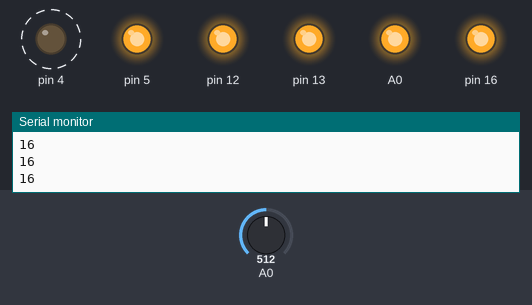
The sketch below on a simulated Arduino Uno, built with avr-gcc and run on an emulated ATmega328P. Parts: output pins drawn as LEDs (lit = HIGH), the last lines printed to the serial monitor. Dashed ring = blinking. The test bench sets the inputs (shaded band); at power-on: A0 = 512.

Above: at 1.3 s.
1.4 s: A0 set to 487
At 2.06 s:
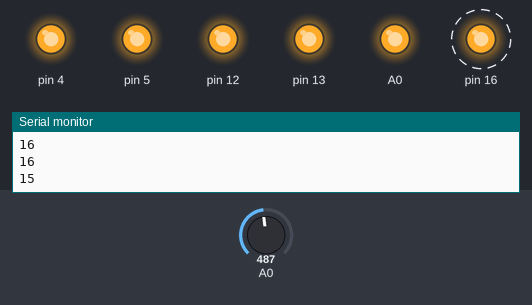
4.5 s: A0 set to 450
7.6 s: A0 set to 423
At 9.1 s:
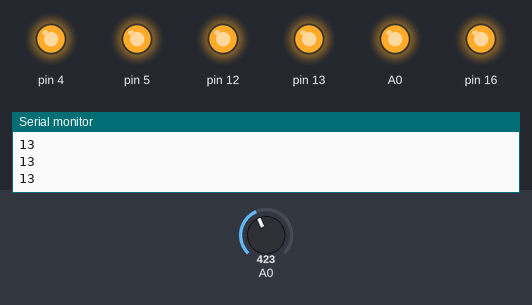
9.4 s: A0 set to 384
At 9.61 s:
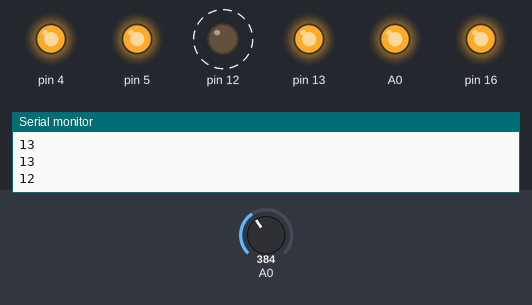
12.5 s: A0 set to 306
At 15.5 s:
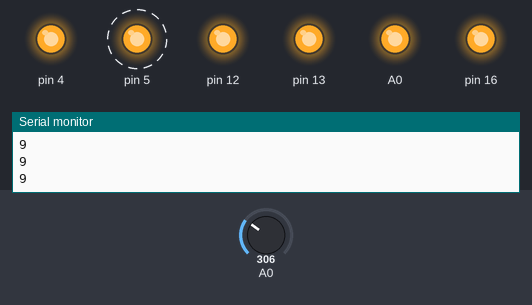
15.6 s: A0 set to 122
At 16.4 s:
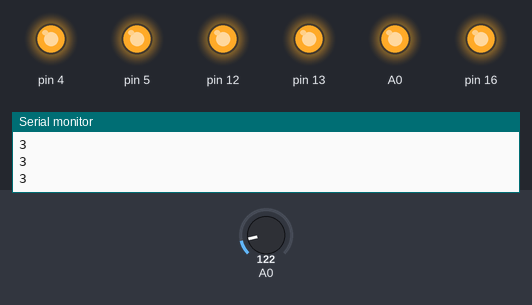
Timing chart, 0 to 18.1 s (numbered marks = the images above; inputs shaded):
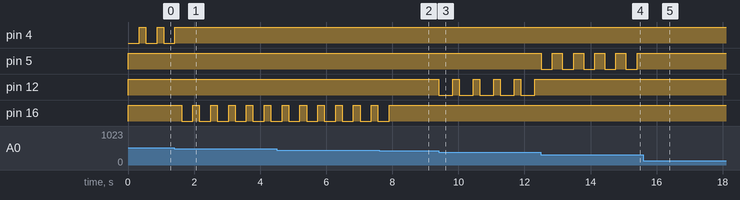

The sketch:

code_bxl_ong_memx6.ino
```cpp
void setup() {
  // initialize serial communication at 115200
  Serial.begin(9600);
   pinMode(16, OUTPUT);
   pinMode(14, OUTPUT);
   pinMode(12, OUTPUT);
   pinMode(13, OUTPUT);
   pinMode(4, OUTPUT);
   pinMode(5, OUTPUT);
   digitalWrite(16, 1);
   digitalWrite(14, 1);
   digitalWrite(12, 1);
   digitalWrite(13, 1);
   digitalWrite(5, 1);
   digitalWrite(4, 1);

}

void loop() {
   int value = analogRead(A0);   //đọc giá trị điện áp ở chân A0
   int voltage;
   voltage = map(value,0,1023,0,33);   //chuyển thang đo của value
   Serial.println (voltage);// cho ta "1.2346"
    if(voltage==9||voltage==10)
    {

         digitalWrite(5, 0);
      delay(340);
      digitalWrite(5, 1);
      delay(300);

    }
     if(voltage==11||voltage==12)
    {
      digitalWrite(12, 0);
      delay(420);
      digitalWrite(12, 1);
       delay(200);

    }
     if(voltage==14||voltage==15)
    {

    digitalWrite(16, 0);
      delay(340);
      digitalWrite(16, 1);
       delay(200);
    }

     if(voltage==16||voltage==17)
    {

      digitalWrite(4, 0);
      delay(340);
      digitalWrite(4, 1);
       delay(200);

    }

     if(voltage==18||voltage==19)
    {

        digitalWrite(14, 0);
      delay(420);
      digitalWrite(14, 1);
       delay(200);

    }

     if(voltage==20||voltage==21||voltage==22)
    {
    digitalWrite(13, 0);
      delay(340);
      digitalWrite(13, 1);
       delay(200);
    }

}
```

Measured:
- the behaviour switches between 496 and 495 on A0 (found by bisection; images 0 and 1)
- the behaviour switches between 434 and 433 on A0 (found by bisection; images 1 and 2)
- the behaviour switches between 403 and 402 on A0 (found by bisection; images 2 and 3)
- after the input at 1.4 s, pin 4: goes on until 1.4 s, then stays HIGH; pin 16: alternates HIGH for 0.20 s and LOW for 0.34 s, starting after 0.22 s
- after the input at 7.6 s, pin 16: goes on until 7.9 s, then stays HIGH
- after the input at 9.4 s, pin 12: alternates HIGH for 0.20 s and LOW for 0.42 s, starting at once
- after the input at 12.5 s, pin 5: alternates HIGH for 0.30 s and LOW for 0.34 s, starting at once; pin 12: stops changing and stays HIGH
- after the input at 15.6 s, pin 5: stops changing and stays HIGH
